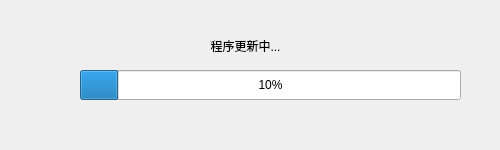
<?xml version="1.0" encoding="UTF-8"?>
<ui version="4.0">
 <class>ProgressDlg</class>
 <widget class="QDialog" name="ProgressDlg">
  <property name="geometry">
   <rect>
    <x>0</x>
    <y>0</y>
    <width>500</width>
    <height>150</height>
   </rect>
  </property>
  <property name="windowTitle">
   <string>Dialog</string>
  </property>
  <widget class="QProgressBar" name="progressBar">
   <property name="geometry">
    <rect>
     <x>80</x>
     <y>70</y>
     <width>381</width>
     <height>30</height>
    </rect>
   </property>
   <property name="value">
    <number>10</number>
   </property>
   <property name="format">
    <string>%p%</string>
   </property>
  </widget>
  <widget class="QLabel" name="label">
   <property name="geometry">
    <rect>
     <x>130</x>
     <y>30</y>
     <width>231</width>
     <height>31</height>
    </rect>
   </property>
   <property name="text">
    <string>程序更新中...</string>
   </property>
   <property name="alignment">
    <set>Qt::AlignCenter</set>
   </property>
  </widget>
 </widget>
 <resources/>
 <connections/>
</ui>
